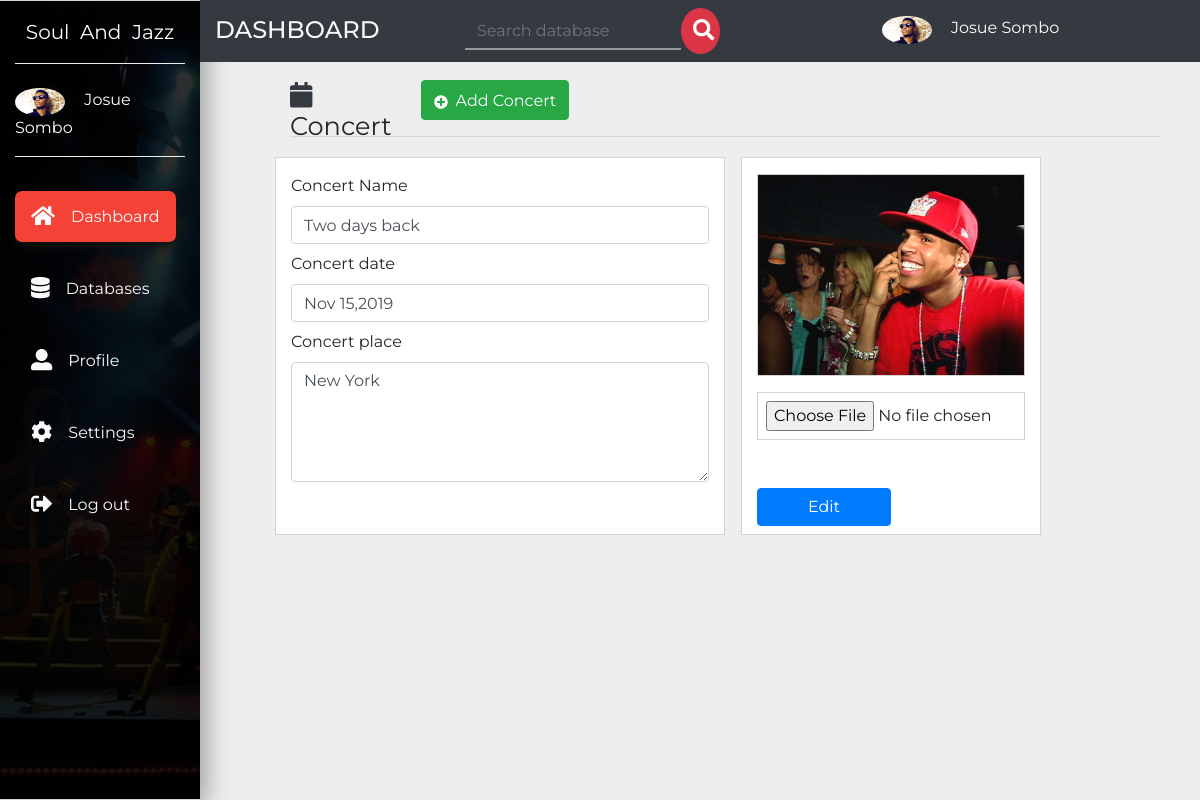
The app's page /admin/concert/edit.php?edit=1 with its own data.
### tables this page shows
CREATE TABLE `user` (
  `id` int(11) NOT NULL AUTO_INCREMENT,
  `name` varchar(20) NOT NULL,
  `email` varchar(20) NOT NULL,
  `password` varchar(20) NOT NULL,
  `address` varchar(200) NOT NULL,
  `language` varchar(20) NOT NULL,
  `avatar` varchar(255) NOT NULL,
  `privilege` varchar(10) DEFAULT NULL,
  PRIMARY KEY (`id`)
);

CREATE TABLE `concert` (
  `id` int(11) NOT NULL AUTO_INCREMENT,
  `concert_name` varchar(25) NOT NULL,
  `concert_img` varchar(25) NOT NULL,
  `concert_date` varchar(30) NOT NULL,
  `concert_place` varchar(20) NOT NULL,
  PRIMARY KEY (`id`)
);

### admin/db-conf.php (called while the page is built, shortened)
<?php
$con = mysqli_connect('localhost','josue','josue','blog');
$id_loginuser = $_SESSION['user'];
$sql = "SELECT * from user where id='$id_loginuser'";
$result = mysqli_query($con,$sql);
while($row = mysqli_fetch_assoc($result))
{
$name = $row['name'];
$avatar = $row['avatar'];
}
?>

### admin/concert/edit.php (the view, shortened to what this page needs)
<?php include_once('../db-conf.php');?>
<?php
 if (isset($_GET['edit'])) {
   $id_event = $_GET['edit'];
 }else{
  header("location:index.php");
 }
?>
<?php
          $sql = "SELECT * FROM concert where id='$id_event'";
          $result = mysqli_query($con,$sql);
          while($row = mysqli_fetch_assoc($result)){
            $img = $row['concert_img'];
            $eventname = $row['concert_name'];
            $date = $row['concert_date'];
            $msg = $row['concert_place'];
            }
?>
<!DOCTYPE html>
<html lang="en">
  <head>
    <link rel="stylesheet" href="https://stackpath.bootstrapcdn.com/bootstrap/4.3.1/css/bootstrap.min.css">
    <link href="../../css/all.css" rel="stylesheet">
    <link rel="stylesheet" href="../../css/master.css">
  </head>
  <body>
  <nav class="navbar navbar-expand-md navbar-dark small">
  <div class="collapse navbar-collapse" id="navbarNavDropdown">
    <div class="container-fluid">
      <div class="row">
         <div class="col-lg-2 col-md-2 sidebar fixed-top">
         <a class="navbar-brand text-white d-block mx-auto text-center py-3 mb-4 botton-brand" href="../header.php">Soul &nbsp;And &nbsp;Jazz</a>
         <div class="botton-brand pb-3 mb-5">
           <img src="<?php echo "../".$avatar;?>" class="rounded-circle mr-3" width="50" alt="image">
           <a href="../header.php" class="text-white small-link"><?php echo $name;?></a>
         </div>
         <ul class="navbar-nav flex-column mt-4">
           <li class="navbar-item mb-5 mt-xs-2"><a href="../header.php" class="navbar-link text-light p-3 sidebar-link current"><i class="fa fa-home text-light fa-lg mr-3"></i>Dashboard</a></li>
           <li class="navbar-item mb-5"><a href="../database.php" class="navbar-link text-light p-3 sidebar-link"><i class="fas fa-database text-light fa-lg mr-3"></i>Databases</a></li>
           <li class="navbar-item mb-5"><a href="../profile.php" class="navbar-link text-light p-3 sidebar-link"><i class="fas fa-user-alt text-light fa-lg mr-3"></i>Profile</a></li>
           <li class="navbar-item mb-5"><a href="../setting.php" class="navbar-link text-light p-3 sidebar-link"><i class="fas fa-cog text-light fa-lg mr-3"></i>Settings</a></li>
           <li class="navbar-item mb-5"><a href="../logout.php" data-toggle="modal" data-target="#logout" class="navbar-link text-light p-3 sidebar-link"><i class="fas fa-sign-out-alt text-light fa-lg mr-3"></i>Log out</a></li>
         </ul>
         </div>
         <div class="col-lg-10 col-md-10 rightbar bg-dark ml-auto fixed-top py-2">
           <div class="row">
             <div class="col-md-3">
              <h4 class="text-uppercase text-light mb-0 pt-2">Dashboard</h4>
             </div>
             <div class="col-md-5 small-hide">
              <form method="post" action="../search.php" class="form-inline mb-0">
                <input type="search" name="search" id="search" placeholder="Search database" class="form-control search-bar">
                <button class="btn btn-danger search-button"><i class="fas fa-search fa-lg" style="margin-left: -5px;"></i></button>
              </form>
             </div>
             <div class="col-md-4 pt-2 small-hide">
               <img src="<?php echo "../".$avatar;?>" class="rounded-circle mr-3" width="50" alt="image">
               <a href="" class="text-white"><?php echo $name;?></a>
             </div>
           </div>
         </div>
      </div>
    </div>
  </div>
</nav>
<div class="container-fluid">
  <div class="row">
    <div class="col-lg-9 ml-auto " id="left-side">
      <div class="row pt-5 mt-3 mb-5">
        <div class="col-sm-12 mb-1">
          <h3 class="display-4 mt-auto" style="width:15%;font-size: 1.6rem;float: left;"><i class="fas fa-calendar text-light fa-1x mr-3 text-dark mr-3"></i><strong class="pt-5">Concert</strong></h3> <a href="index.php" class="btn btn-success"><i class="fas fa-plus-circle pr-2 icon"></i>Add Concert</a>
        <hr>
        </div>
      <div class="col-sm-12 mb-1">
      <form class="form-group" method="post" enctype="multipart/form-data">
      <div class="row">
      <div class="col-sm-6 mb-2 bg-white background pt-3 mr-3">
		    <label>Concert Name</label>
		    <input type="text" name="name" value="<?php echo $eventname;?>" placeholder="" class="form-control mb-2">
		    <label>Concert date</label>
		    <input type="text" name="date" value="<?php echo $date;?>" placeholder="" class="form-control mb-2">
		    <label>Concert place</label><br>
		    <textarea class="form-control" name="msg" style="height: 120px;"><?php echo $msg;?></textarea>
		 </div>
                 <div class="col-sm-4 mb-2 bg-white background pt-3">
		   <img src="<?php echo "../../".$img;?>" class="img-fluid w-100 mb-2" style="border:1px solid lightgray;" alt="image">
		   <div class="mt-2 background w-100" >
        <input type="file" name="image" class="form-control-file mb-0  p-2">
		   </div>
		   <input type="submit" name="editconcert" value="Edit" class="btn btn-primary w-50 mt-5 small-btn mb-2">
		   </div>
      </div>
      </form>
      </div>
     </div>
    </div>
  </div>
</div>
  </body>
</html>

### css/all.css (style rules this page uses)
.fa-lg { font-size: 1.33333em; line-height: 0.75em; vertical-align: -.0667em; }
.fa-1x { font-size: 1em; }
.fa-calendar:before { content: "\f133"; }
.fa-cog:before { content: "\f013"; }
.fa-database:before { content: "\f1c0"; }
.fa-home:before { content: "\f015"; }
.fa-plus-circle:before { content: "\f055"; }
.fa-search:before { content: "\f002"; }
.fa-sign-out-alt:before { content: "\f2f5"; }
.fa-user-alt:before { content: "\f406"; }

### css/master.css (style rules this page uses)
body { font-family: 'Montserrat', sans-serif; background: #eee; }
#left-side { position: absolute; left: 275px; }
ul li,a { font-size: 1rem; }
.current { background: #f44336; border-radius: 7px; box-shadow: 2px 5px 10px #111; transition: all .3s; }
.search-bar { background: transparent; border: none; border-radius:0; border-bottom: 2px solid #999; }
.search-button { width: 10%; border-radius: 50%; padding: 10px 16px; }
.sidebar { border-top:1px solid lightgray; background: linear-gradient(rgba(0,0,0,.8),rgba(0,0,0,.9)), url('../img/news.jpg'); background-size: cover; background-repeat: no-repeat; height: 100vh; border-bottom: 1px solid lightgray; box-sizing: border-box; box-shadow: 5px 7px 25px #999; }
.botton-brand { border-bottom: 1px groove #eee; }
.sidebar-link { transition: all .4s; }
.background { border:1px solid lightgray; }
.icon { font-size: 22px; padding-top: 8px; }

### records on screen
user: avatar (picture), name "Josue Sombo"
concert: name "Two days back", date "Nov 15,2019", msg "New York", concert_img (picture)
